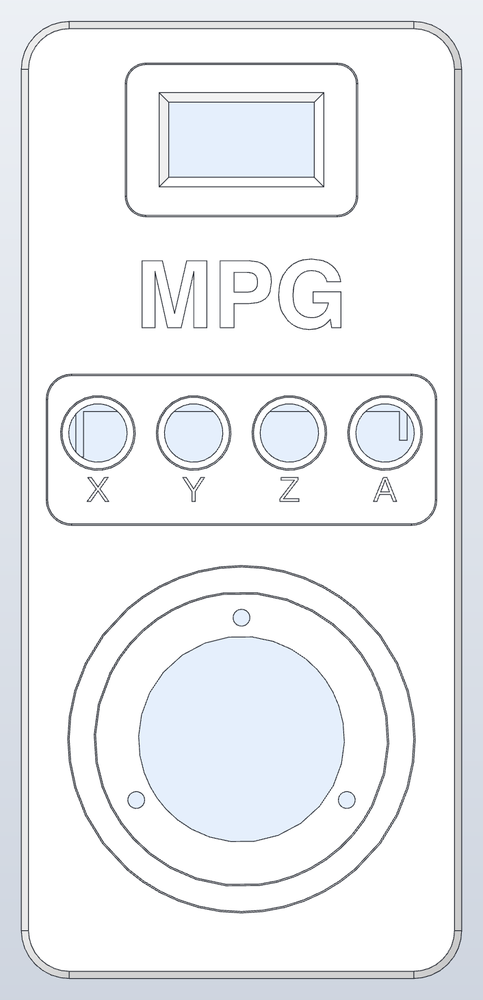
#> input picture hardware/enclosure/enclosure_front.png, 483 x 1000 px, shrunk from 706 x 1462 before the run
$ python trace_logo.py enclosure_front.png out.png
#> lines starting #> are read from the running program, lines starting #| are printed output that depends on the picture
#!/usr/bin/env python3
"""Zeichnet das Makera-"M" aus einer Bildvorlage als Polygone nach (Ticket #30).

Aufruf:  python3 -I trace_logo.py <logo.png> [logo_polygons.json]

Die Vorlage (PNG des Nutzers) liegt in keinem Repository. Das Logo ist eine Marke von Makera, nur
zur privaten Nutzung: `logo_polygons.json` liegt nur im privaten Repository und wird vom oeffentlichen
Export weggelassen (Ticket #50). `make_enclosure.py --logo` graviert daraus Makera-"M" + "PG"
(enclosure_logo.json, lokal), ohne --logo das neutrale "MPG" (Ticket #45, DECISIONS.md 2026-11-11).

Ablauf: Schwarz und Blau getrennt als Graustufenfeld, beide Felder so weit "erodiert",
dass zwischen allen Teilflaechen bei der Zielgroesse mindestens MIN_GAP_MM frei bleibt
(die weissen Fugen der Vorlage sind dafuer zu schmal), Konturen bei 0.5 (contourpy aus
matplotlib), vereinfacht (Douglas-Peucker). Ausgabe normiert: Hoehe des Logos = 1,
Ursprung unten links, y nach oben.
"""
import json
import math
import os
import sys

import numpy as np
from PIL import Image
import contourpy

TARGET_CAP_MM = 14.0   # Zielhoehe auf der Front (nur fuer Fugenbreite und Vereinfachung)
MIN_GAP_MM = 0.6
SIMPLIFY_MM = 0.03


def fields(path):
#> called with path = 'enclosure_front.png'
    im = np.asarray(Image.open(path).convert("RGB")).astype(float) / 255.0
    r, g, b = im[..., 0], im[..., 1], im[..., 2]
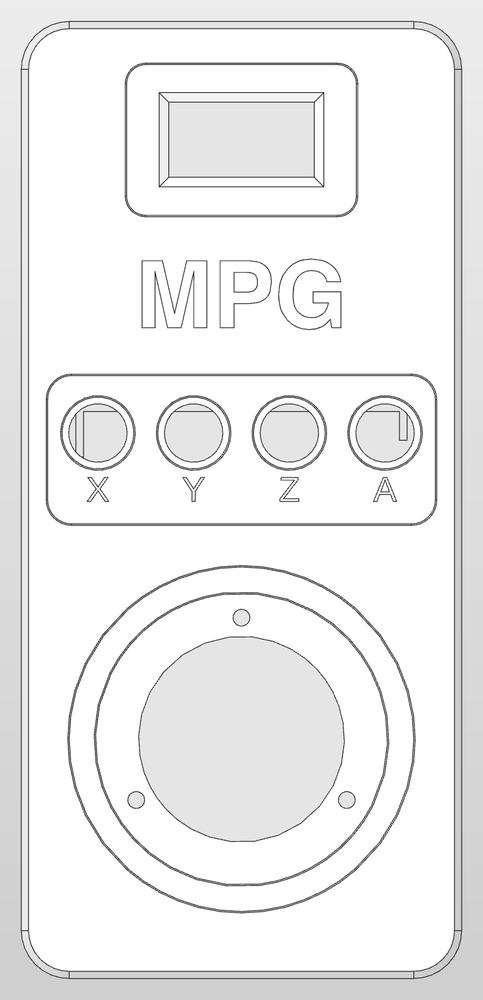
#> r: shape (1000, 483) float64; min 0.0627, max 1, mean 0.936
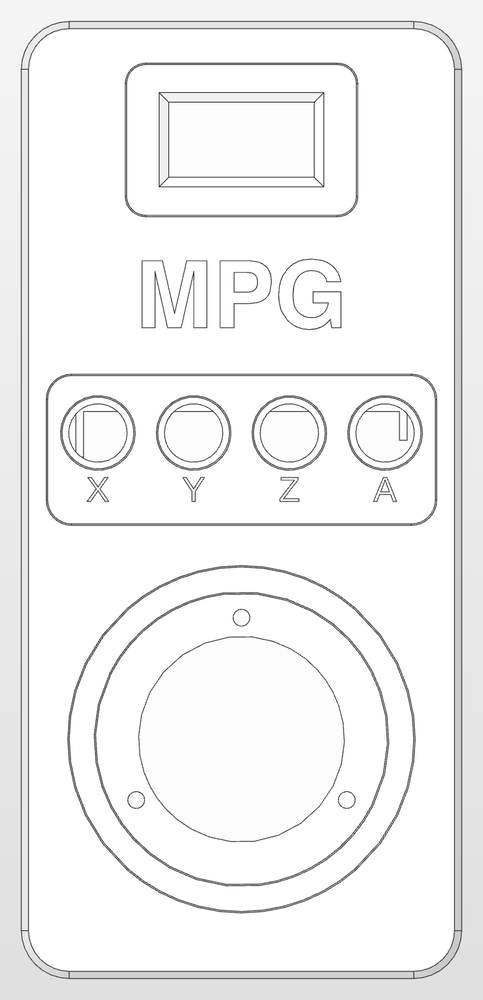
#> b: shape (1000, 483) float64; min 0.114, max 1, mean 0.954
    blue = np.clip((b - r) * 1.6, 0, 1)                    # kraeftiges Blau
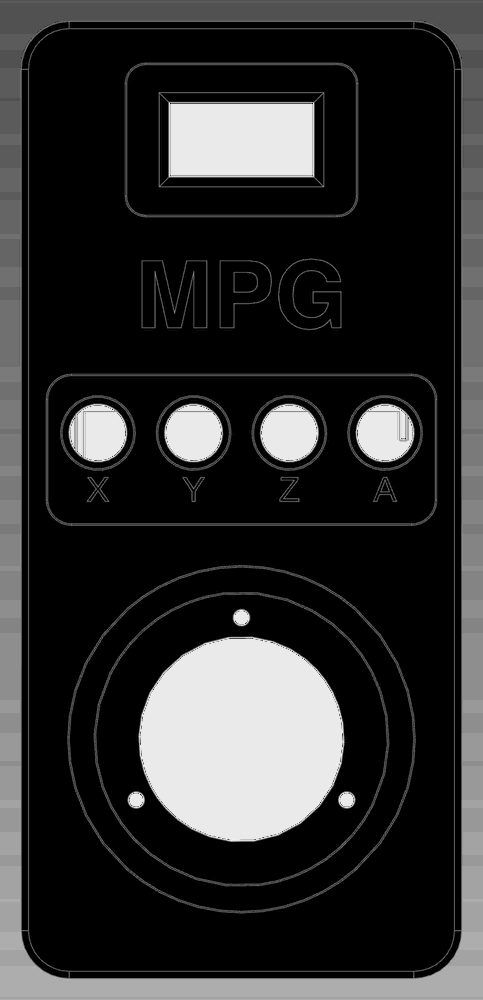
#> blue: shape (1000, 483) float64; min 0, max 0.157, mean 0.0288; drawn with min black and max white
    black = np.clip((1 - np.maximum(np.maximum(r, g), b)) * 1.6, 0, 1) * (1 - blue)
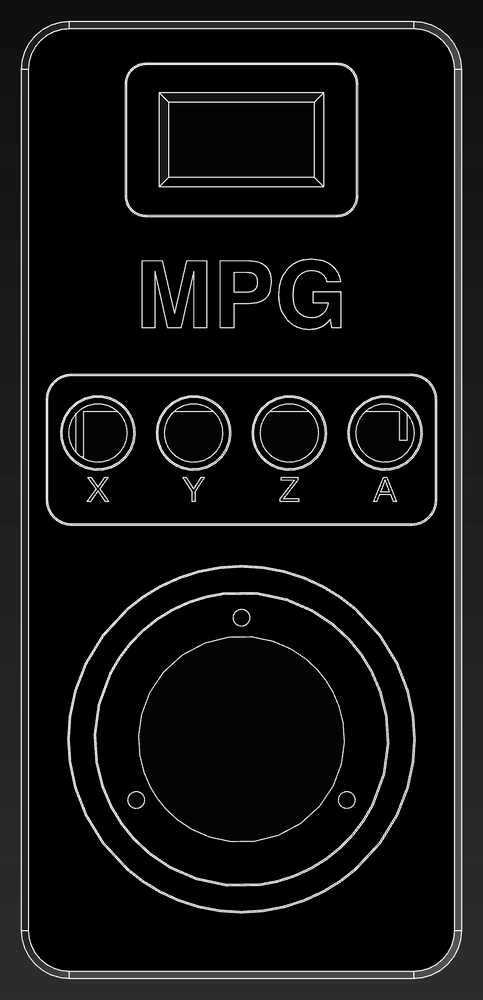
#> black: shape (1000, 483) float64; min 0, max 0.95, mean 0.0692
    return black, blue


def erode(f, rad):
    """Grauwert-Erosion mit einer Kreisscheibe (Minimum ueber Verschiebungen)."""
    if rad <= 0:
        return f
    out = f.copy()
    p = int(math.ceil(rad))
    pad = np.pad(f, p, mode="constant")
    h, w = f.shape
    for dy in range(-p, p + 1):
        for dx in range(-p, p + 1):
            if dx * dx + dy * dy <= rad * rad:
                out = np.minimum(out, pad[p + dy:p + dy + h, p + dx:p + dx + w])
    return out


def contours(f):
    gen = contourpy.contour_generator(z=f, line_type="Separate")
    return [np.asarray(c) for c in gen.lines(0.5) if len(c) > 8]


def area(p):
    x, y = p[:, 0], p[:, 1]
    return 0.5 * float(np.dot(x, np.roll(y, -1)) - np.dot(y, np.roll(x, -1)))


def dp(pts, eps):
    """Douglas-Peucker fuer einen offenen Linienzug."""
    if len(pts) < 3:
        return pts
    a, b = pts[0], pts[-1]
    ab = b - a
    n = np.hypot(*ab)
    rel = pts - a
    d = (np.abs(ab[0] * rel[:, 1] - ab[1] * rel[:, 0]) / n) if n > 0 else np.hypot(*rel.T)
    i = int(np.argmax(d))
    if d[i] > eps:
        return np.vstack([dp(pts[:i + 1], eps)[:-1], dp(pts[i:], eps)])
    return np.vstack([a, b])


def simplify_closed(p, eps):
    p = p[:-1] if np.allclose(p[0], p[-1]) else p
    i = int(np.argmax(np.hypot(*(p - p[0]).T)))       # zweiter Ankerpunkt: der entfernteste
    s1 = dp(p[:i + 1], eps)
    s2 = dp(np.vstack([p[i:], p[:1]]), eps)
    return np.vstack([s1[:-1], s2[:-1]])


def min_gap(polys):
    best = float("inf")
    for i in range(len(polys)):
        for j in range(i + 1, len(polys)):
            a, b = polys[i], polys[j]
            d = np.hypot(a[:, None, 0] - b[None, :, 0], a[:, None, 1] - b[None, :, 1]).min()
            best = min(best, d)
    return best


def trace(path):
    black, blue = fields(path)
    ys, xs = np.nonzero((black > 0.5) | (blue > 0.5))
    height_px = ys.max() - ys.min() + 1
#> height_px = 958
    mm_per_px = TARGET_CAP_MM / height_px
#> mm_per_px = 0.0146
    # Fugen messen, dann so weit erodieren, dass jede Fuge >= MIN_GAP_MM wird
    raw = [(c, k) for k, f in (("black", black), ("blue", blue)) for c in contours(f)]
#> raw = 78 items
    gap_px = min_gap([c for c, _ in raw])
#> the loop in min_gap, `for i in range(len(polys)):` made 78 passes
#> gap_px = 0.0153
    need_px = MIN_GAP_MM / mm_per_px
#> need_px = 41.06
    rad = max(0.0, (need_px - gap_px) / 2 + 0.5)
#> rad = 21.02
    shapes = []
    for kind, f in (("black", black), ("blue", blue)):
        for c in contours(erode(f, rad)):
            if abs(area(c)) * mm_per_px ** 2 < 0.5:      # Krümel unter 0.5 mm²
                continue
            shapes.append((kind, simplify_closed(c, SIMPLIFY_MM / mm_per_px)))
#> this loop made 2 passes
#> kind on passes 1 to 2: 'black', 'blue'
#> pass 1, in erode, `pad = np.pad(f, p, mode="constant")`:
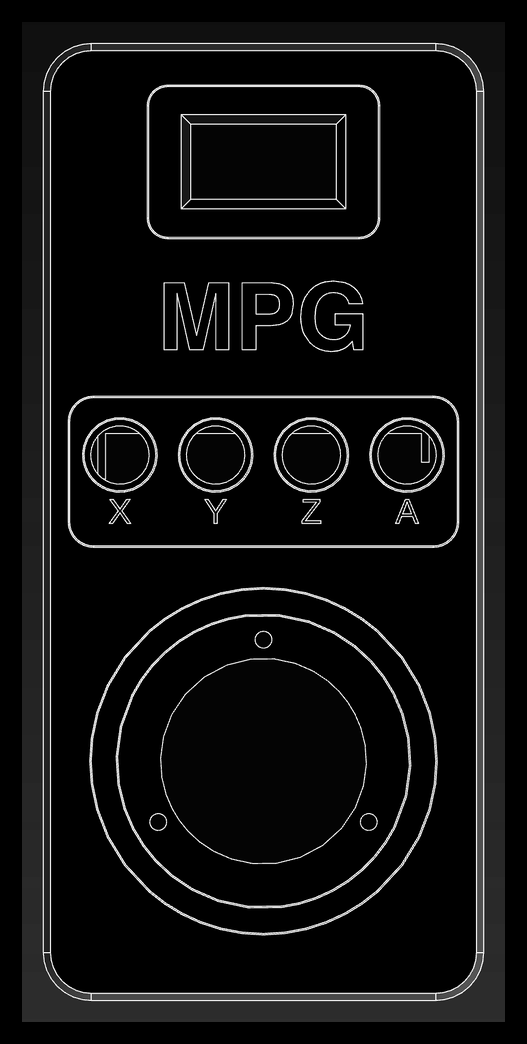
#> pad: shape (1044, 527) float64; min 0, max 0.95, mean 0.0608
#> pass 2, in erode (call 2), `pad = np.pad(f, p, mode="constant")`:
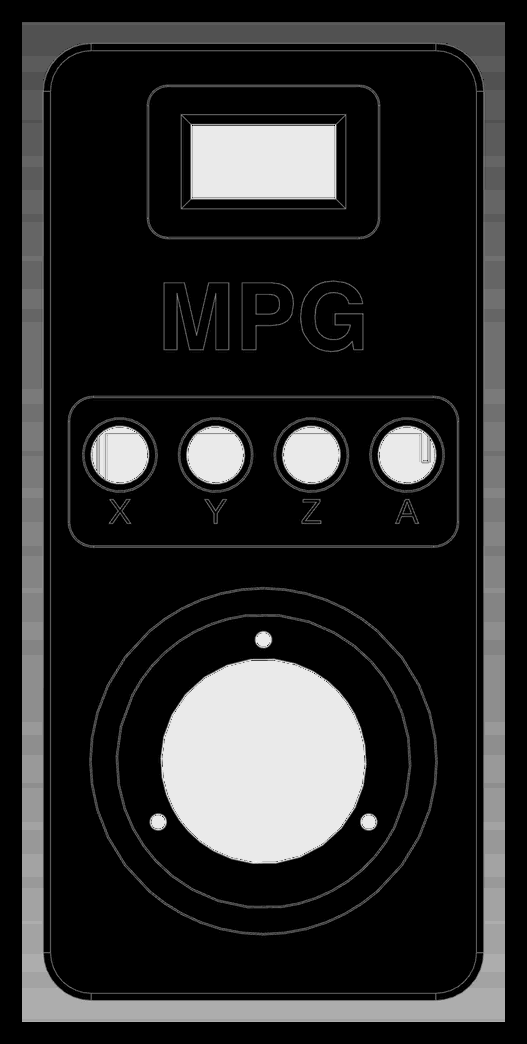
#> pad: shape (1044, 527) float64; min 0, max 0.157, mean 0.0252; drawn with min black and max white
#> after the loop, shapes = []
    gap_after = min_gap([p for _, p in shapes]) * mm_per_px
#> gap_after = inf
    # normieren: Hoehe 1, y nach oben, Ursprung unten links
#> (the run stopped early here; a loop or call above may not have finished)
